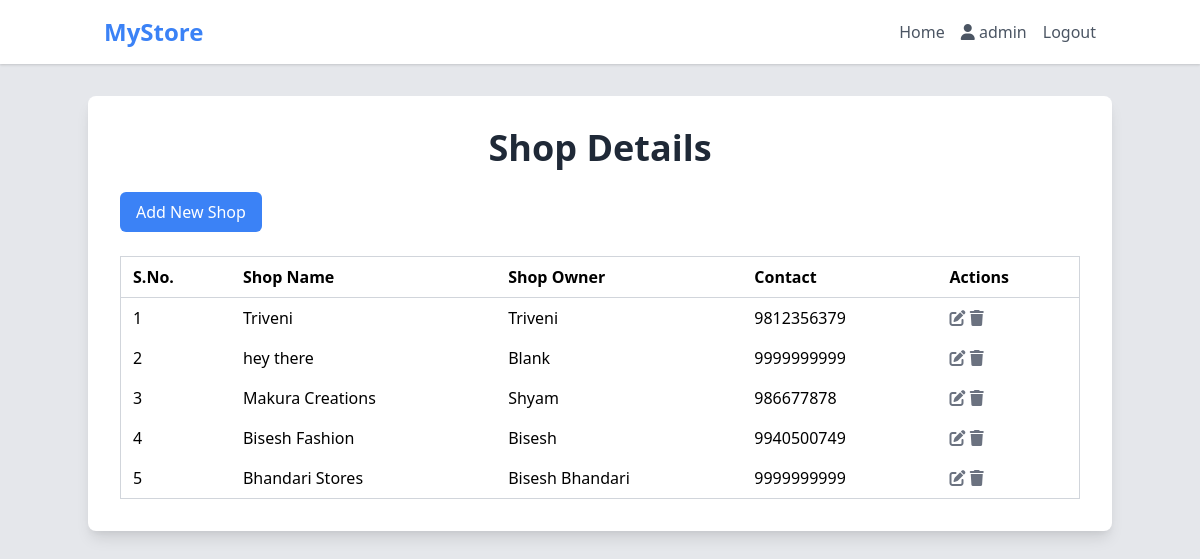
The page / (signed in) on the database as committed earlier.
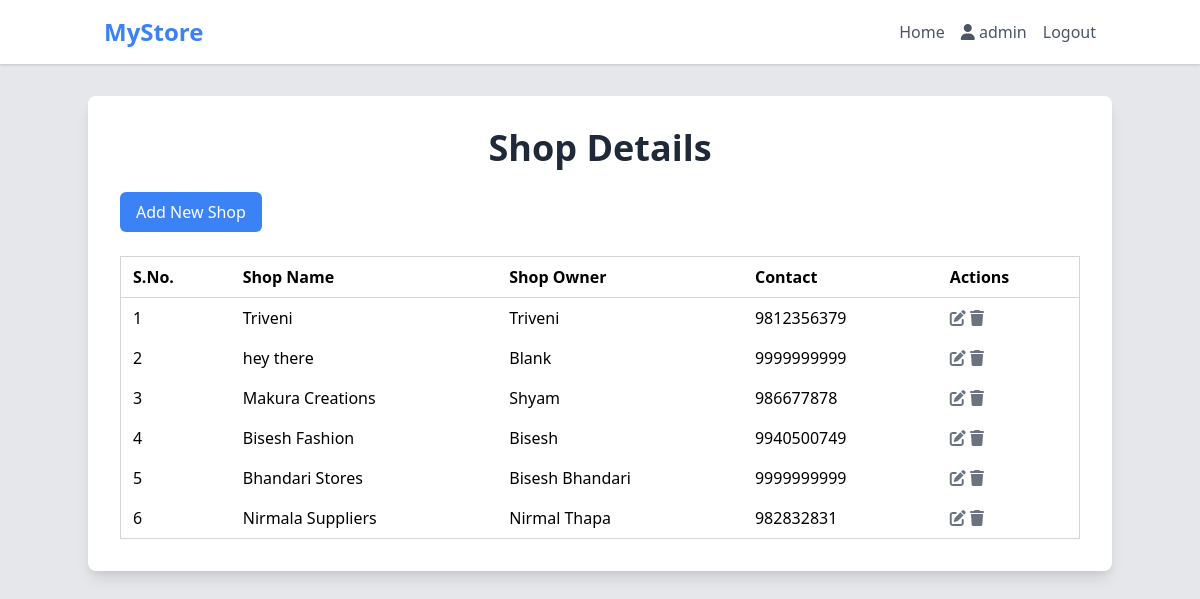
The same page on the database as committed later.
### geoapp/models.py (models this page shows, shortened)
class Shop(models.Model):
    user = models.OneToOneField(User, on_delete=models.CASCADE, related_name='shop')
    shopName = models.CharField(max_length=50)
    shopOwner = models.CharField(max_length=50, default="Blank")
    shopContact = models.CharField(max_length=50, default="9999999999")
    latitude = models.CharField(max_length=100,default='0.0')
    longitude = models.CharField(max_length=100,default="0.0")

### geoapp/views.py (the view)
# urls.py: path('',views.home,name='home'),
@login_required(login_url='login')
def home(request):
    if request.user.is_superuser:
        shops = Shop.objects.all()
        return render(request,'home.html',{'shops': shops})
    else:
        user = request.user
        shop = Shop.objects.get(user = user)
        products = Product.objects.filter(productOwner = shop)
        return render(request,'home.html',{'products':products})

### geoapp/templates/home.html (shortened to what this page needs)
{% extends 'base.html' %}
{% block content %}
    <div class="container mx-auto mt-8 p-8 bg-white rounded-lg shadow-lg">
        {% if request.user.is_superuser %}
            <h1 class="text-4xl font-bold text-center mb-6 text-gray-800">Shop Details</h1>
            <button
                class="bg-blue-500 text-white py-2 px-4 rounded-md transition duration-300 hover:bg-blue-700 focus:outline-none focus:shadow-outline-blue"
                onclick="window.location.href='createshop'">Add New Shop</button>
            <div class="overflow-x-auto mt-6">
                <table class="min-w-full border border-gray-300 divide-y divide-gray-300">
                    <thead>
                        <tr>
                            <th class="py-2 px-3 text-left">S.No.</th>
                            <th class="py-2 px-3 text-left">Shop Name</th>
                            <th class="py-2 px-3 text-left">Shop Owner</th>
                            <th class="py-2 px-3 text-left">Contact</th>
                            <th class="py-2 px-3 text-left">Actions</th>
                        </tr>
                    </thead>
                    <tbody class="space-y-2">
                        {% for shop in shops %}
                            <tr>
                                <td class="py-2 px-3">{{ forloop.counter }}</td>
                                <td class="py-2 px-3"><a href="{% url 'shopDetail' shop.pk %}">{{ shop.shopName }}</a></td>
                                <td class="py-2 px-3">{{ shop.shopOwner }}</td>
                                <td class="py-2 px-3">{{ shop.shopContact }}</td>
                                <td class="py-2 px-3">
                                    <a class="edit-button bg-transparent text-gray-500 hover:text-blue-500 focus:outline-none"
                                        href="{% url 'editshop' shop.pk %}">
                                        <i class="fa-solid fa-edit"></i>
                                    </a>
                                    <a class="delete-button bg-transparent text-gray-500 hover:text-red-500 focus:outline-none"
                                        href="{% url 'deleteshop' shop.pk %}">
                                        <i class="fa-solid fa-trash"></i>
                                    </a>
                                </td>
                            </tr>
                        {% endfor %}
                    </tbody>
                </table>
            </div>
        {% endif %}
    </div>
{% endblock %}

Rows that differ between the two databases and show on the page:
added Shop: shopName "Nirmala Suppliers", shopOwner "Nirmal Thapa", shopContact "982832831"
